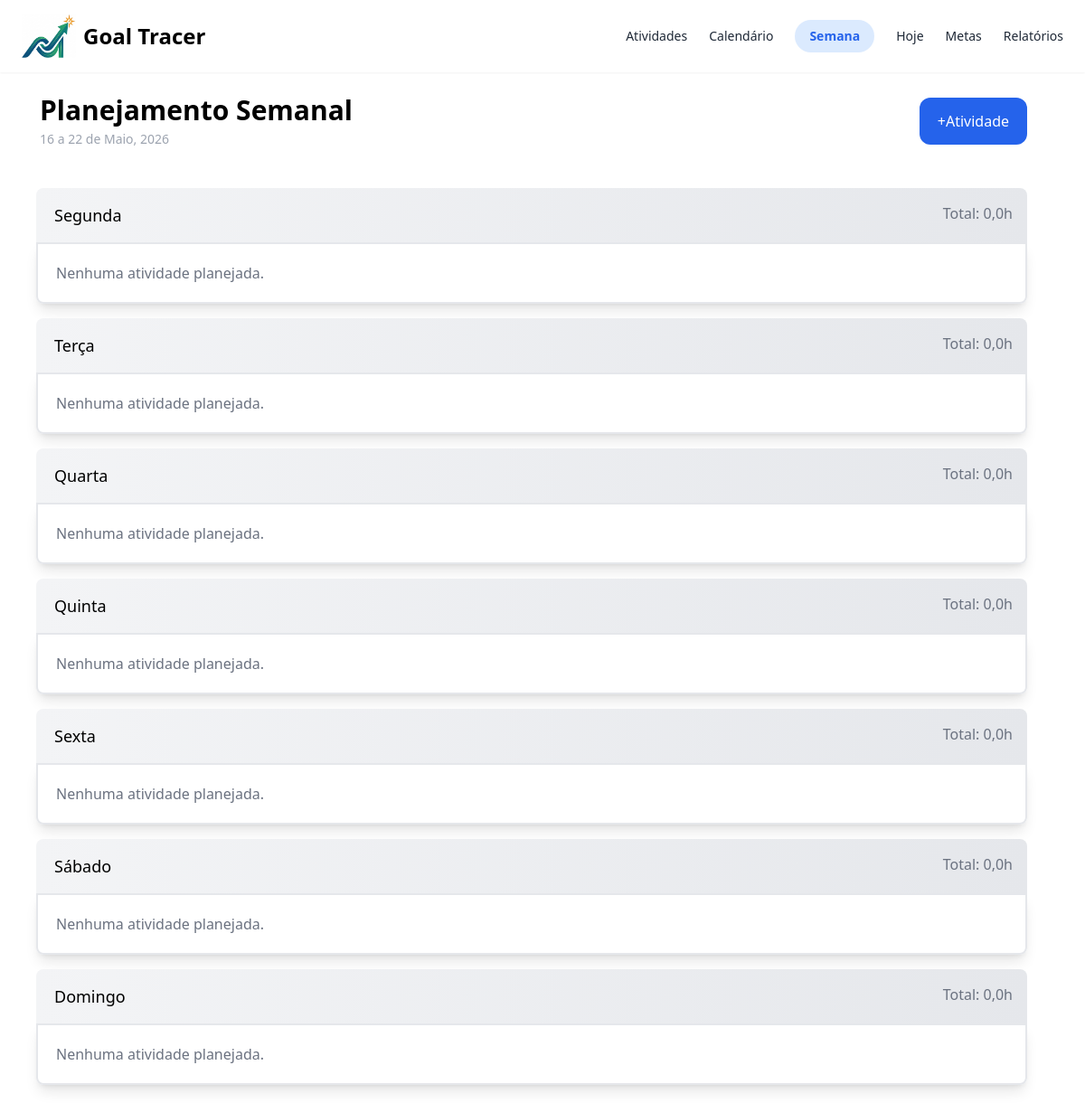
/, run on an earlier commit of the app's database.
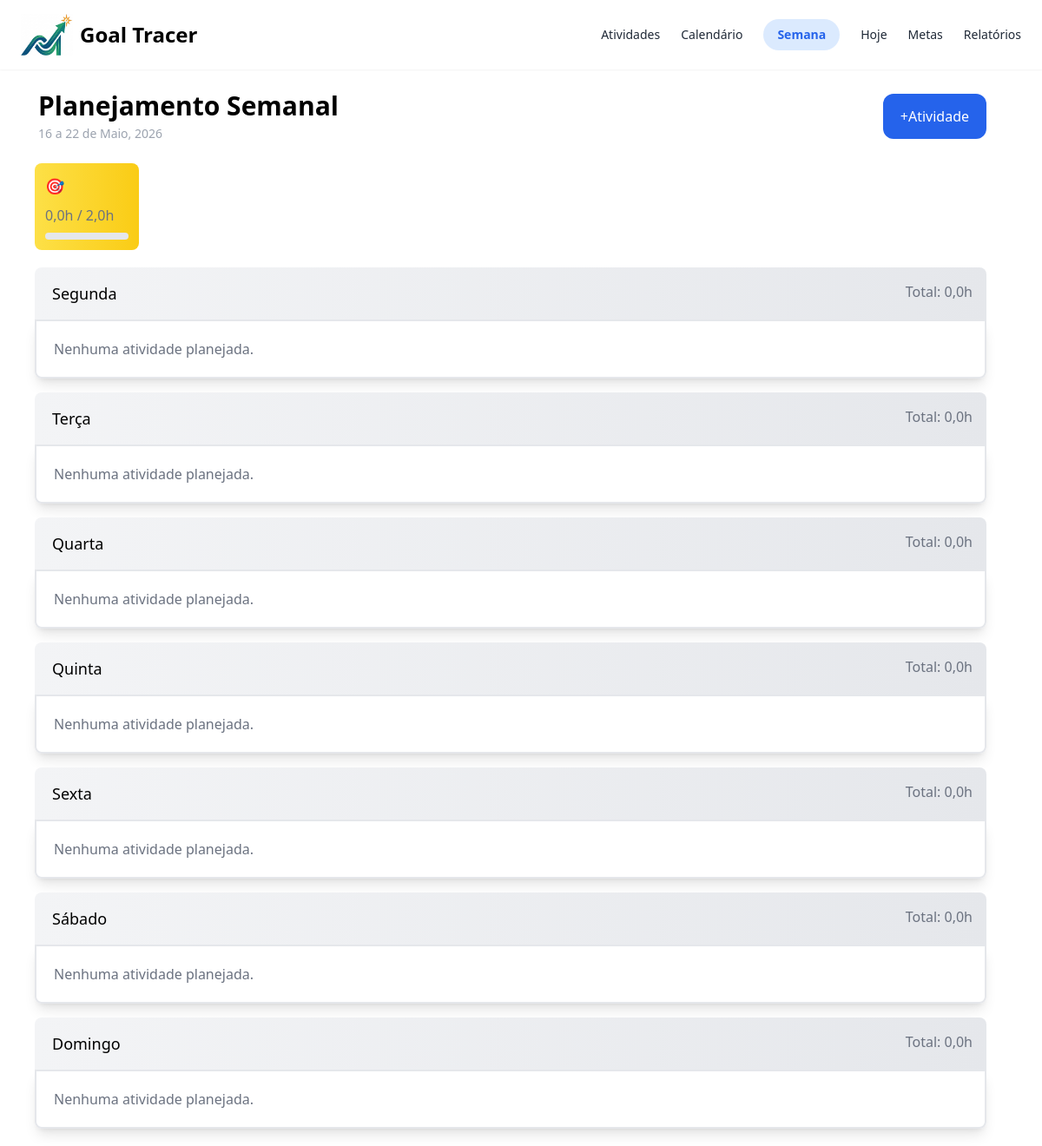
And on a later commit of the database.
### home/models.py (models this page shows, shortened)
class Meta(models.Model):
    semana = models.BigIntegerField(default=1)
    meta_horas = models.FloatField(default=0.0)
    atividade = models.ForeignKey(Atividade, on_delete=models.CASCADE, related_name="vinculos_metas")

### home/views.py (the view)
# urls.py: path("", views.index, name="index"),
def index(request):
    atividades            = Atividade.objects.prefetch_related('vinculos_dias').all()
    atividades_vinculadas = AtividadeDoDia.objects.all()
    dias_usados = AtividadeDoDia.objects.values_list("dia_semana",flat=True).distinct()
    dias_vazios = list(set(dias)  - set(dias_usados))
    soma_por_dia = defaultdict(float)
    for atividade in atividades_vinculadas:
        soma_por_dia[atividade.dia_semana] += atividade.horas_feitas
    total_horas_por_dia = [soma_por_dia[dia] for dia in dias]
    dias_horas = zip(dias, total_horas_por_dia)
    metas = Meta.objects.all()
    for meta in metas:
        meta.horas_semana = AtividadeDoDia.objects.filter(atividade_id=meta.atividade_id).aggregate(total_horas=Sum('horas_feitas'))
        meta.horas_semana = meta.horas_semana['total_horas'] or 0.0
        meta.percentual = 0 if meta.meta_horas == 0 else min(
            int((meta.horas_semana / meta.meta_horas) * 100),
            100
        )
    context = {
        "metas": metas,
        "dias_horas": dias_horas,
        "atividades": atividades,
        "atividades_vinculadas": atividades_vinculadas,
        "dias_vazios": dias_vazios,
    }
    return render(request,"home/index.html", context)

### templates/home/index.html (shortened to what this page needs)
<!DOCTYPE html>
<html lang="pt-BR">
<head>
	<script src="https://cdn.tailwindcss.com"></script>
	{% load static %}
	{% load l10n %}
</head>
<body>
	<nav class="bg-white-600 flex shadow-sm px-6 py-4 justify-between">
		<div class="flex">
			{% load static %}
			<img src="{% static 'img/small-logo.png' %}" alt="Logo" class="w-[60px] h-auto">
			<h1 class="text-2xl font-bold p-2">Goal Tracer</h1>
		</div>
		<div class="flex items-center gap-6 text-gray-500 text-sm">
			<a href="{% url 'atividades' %}" class="text-gray-800">Atividades</a>
			<a href="{% url 'calendario' %}" class="text-gray-800">Calendário</a>
			<a href="{% url 'index' %}" class="bg-blue-100 text-blue-600 px-4 py-2 rounded-full font-bold">Semana</a>
			<a href="{% url 'hoje' %}" class="text-gray-800">Hoje</a>
			<a href="{% url 'metas' %}" class="text-gray-800">Metas</a>
			<a href="{% url 'relatorios' %}" class="text-gray-800">Relatórios</a>
		</div>
	</nav>
	<div>
		<div class="grid grid-cols-2 gap-4 m-6">
			<div class="pl-5">
				<h2 class="text-3xl font-bold">Planejamento Semanal</h2>
				<p class="text-gray-400 text-sm mt-1">16 a 22 de Maio, 2026</p>
			</div>
			<div class="flex justify-end pr-10 py-1">
				<button class="bg-blue-600 text-white rounded-xl px-5 py-1.5 hover:scale-110 duration-200 ease-in-out" id="botao_nova_atividade">+Atividade</button>
			</div>
		</div>
		<div class="flex gap-4 ml-10">
			{% for meta in metas %}
				<div class="bg-gradient-to-r from-yellow-300 to-yellow-400 rounded-lg p-3 w-[10vw]">
						<p class="text-white text-lg font-bold mb-2">🎯 {{ meta.atividade.nome }}</p>
						<span id="horas_meta_{{ meta.id }}" class="text-gray-500 ml-auto" >{{ meta.horas_semana }}h</span>
						<span class="text-gray-500 ml-auto" >/ {{ meta.meta_horas }}h</span>
						 <div class="w-full bg-gray-200 h-2 rounded-full mt-2">
						</div>
				</div>
			{% endfor %}
		</div>
		<div class="grid grid-cols-1 gap-4 pl-10 pr-16 py-5">
			{% for dia, total_horas in dias_horas %}
				<div>
					<div class="flex bg-gradient-to-r from-gray-100 to-gray-200 text-black rounded-t-lg pl-5 pr-4 py-4">
						<p class="text-lg">{{ dia }}</p>
						<p class="text-gray-500 ml-auto" id="total_horas_{{ dia }}">Total: {{ total_horas }}h</p>
					</div>
					<div class="p-5 rounded-b-lg border-2 shadow-lg" id="div_body_atividade_{{ dia }}">
						{% if dia in dias_vazios %}
							<p class="text-gray-500">Nenhuma atividade planejada.</p>
						{% endif %}
					</div>
				</div>
			{% endfor %}
		</div>
	</div>
</body>
</html>

What changed in the data, as far as the page shows it:
added Meta: horas_semana "0,0", meta_horas "2,0"
